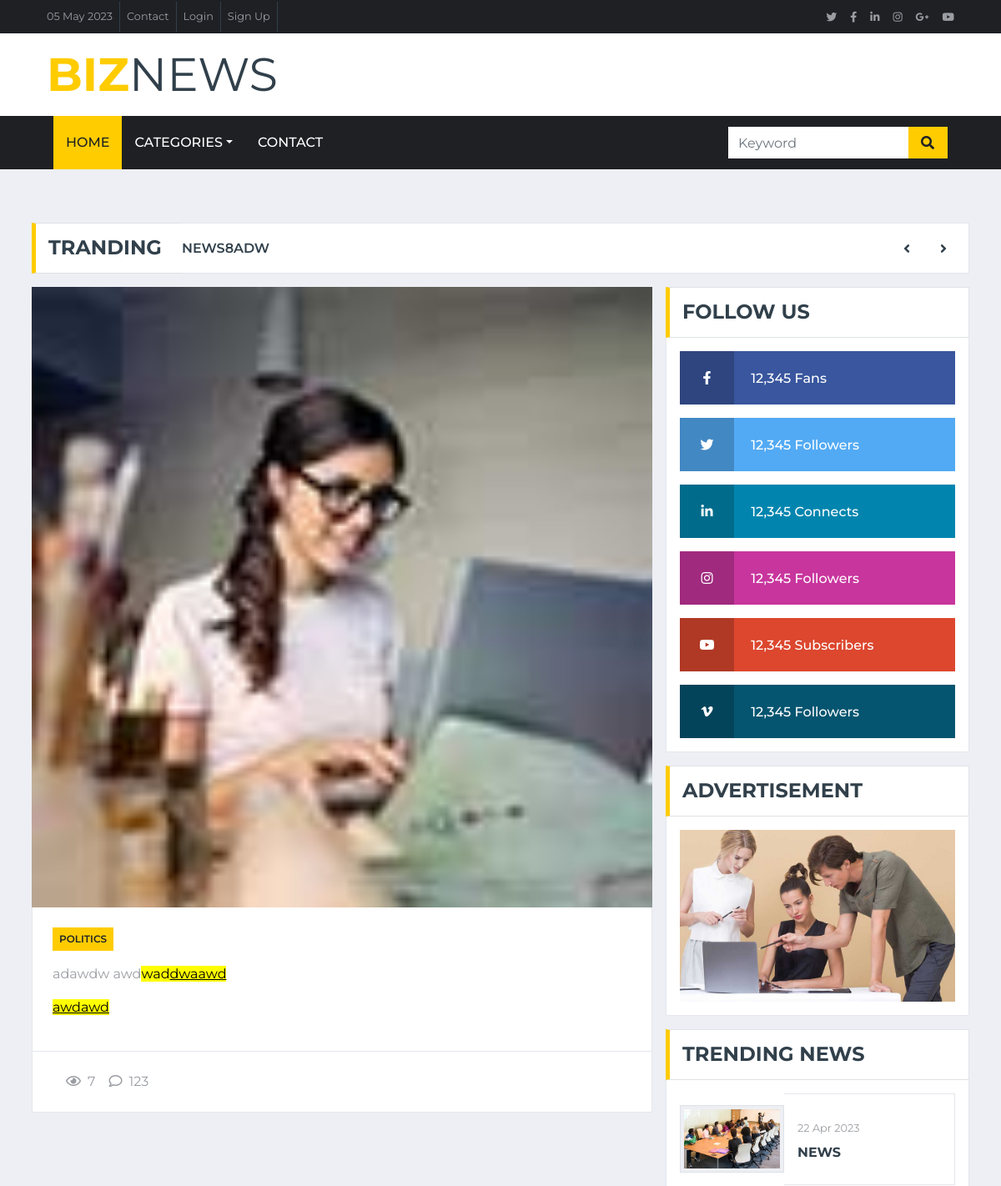
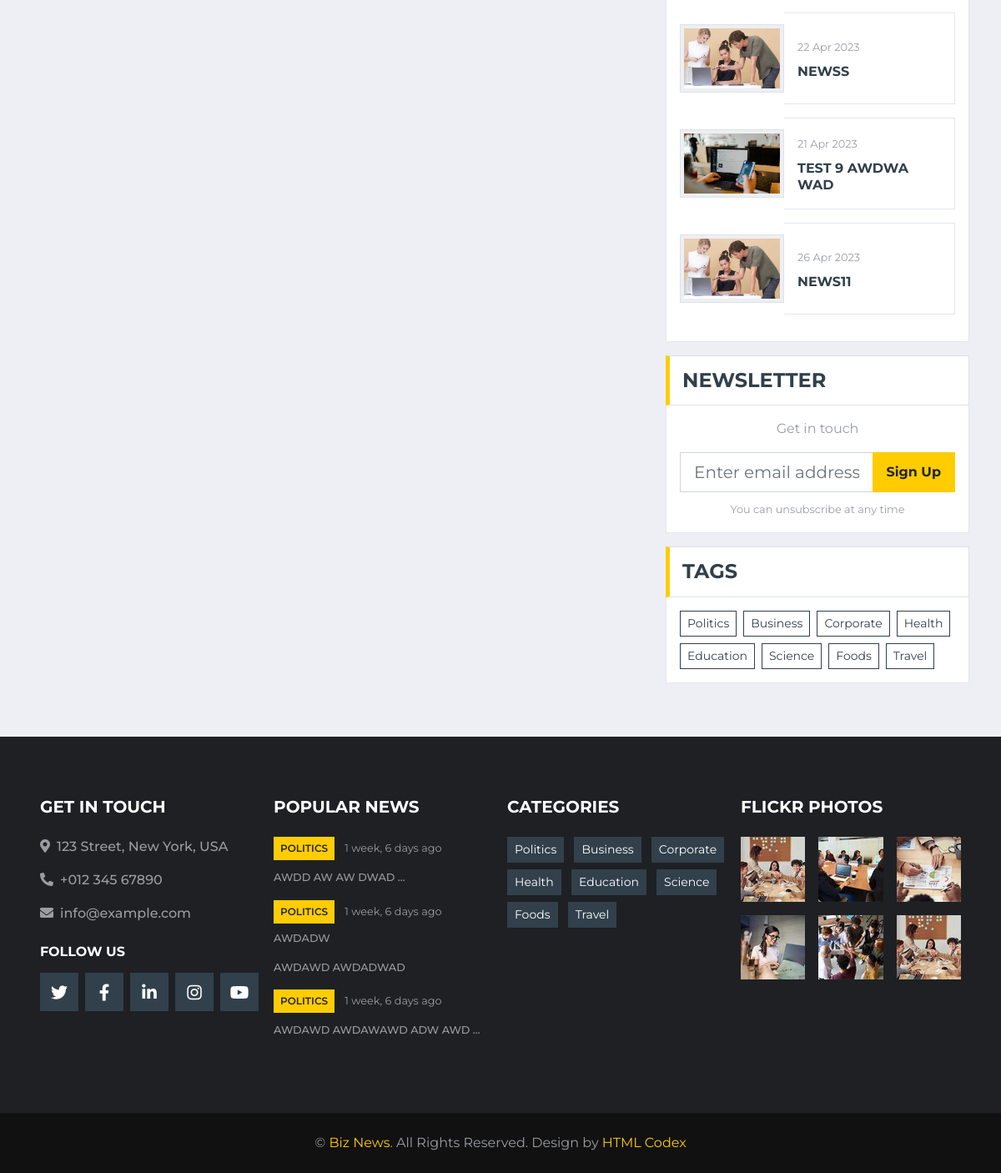
/single/2, run on the app's committed database (2 pictures, top to bottom).
### news/models.py (models this page shows, shortened)
class News(models.Model):
    image =models.ImageField(upload_to='blog/',default='blog/default.jpg')
    author = models.ForeignKey(User, on_delete=models.CASCADE,null=True)
    title = models.CharField(max_length=255)
    content = models.TextField()
    tags = TaggableManager()
    category =models.ManyToManyField(Category)
    counted_views = models.IntegerField(default=0)
    status = models.BooleanField(default=False)
    published_date = models.DateTimeField(null=True)
    created_date = models.DateTimeField(auto_now_add=True)
    updated_date = models.DateTimeField(auto_now=True)
    date_hierarchy = 'pub_date'
    class Meta:
         ordering=['-published_date']

class Category(models.Model):
    name=models.CharField(max_length=255)

### news/views.py (the view)
# urls.py: path('single/<int:id>',single_new,name='single'),
def single_new(request,id):
    latest_news=News.objects.filter(status=1).order_by('-counted_views')
    s_news=get_object_or_404(News,pk=id,status=1)
    s_news.counted_views+=1
    s_news.save()
    content={'s_news':s_news,'latest_news':latest_news}
    return render(request,'news/single.html',content)

### templates/news/single.html (shortened to what this page needs)
{%extends 'base.html'%}
{% load static%}
{%block body%}
<div class="container-fluid mt-5 mb-3 pt-3">
    <div class="container">
        <div class="row align-items-center">
            <div class="col-12">
                <div class="d-flex justify-content-between">
                    <div class="section-title border-right-0 mb-0" style="width: 180px;">
                        <h4 class="m-0 text-uppercase font-weight-bold">Tranding</h4>
                    </div>
                    <div class="owl-carousel tranding-carousel position-relative d-inline-flex align-items-center bg-white border border-left-0"
                        style="width: calc(100% - 180px); padding-right: 100px;">
                        {% for new in latest_news %}
                        {% if forloop.counter < 3 %} <div class="text-truncate"><a
                                class="text-secondary text-uppercase font-weight-semi-bold" href="">{{new.title}}</a>
                    </div>
                    {% endif %}
                    {% endfor %}
                </div>
            </div>
        </div>
    </div>
</div>
</div>
<div class="container-fluid">
    <div class="container">
        <div class="row">
            <div class="col-lg-8">
                <div class="position-relative mb-3">
                    <img class="img-fluid w-100" src="{{s_news.image.url}}" style="object-fit: cover;">
                    <div class="bg-white border border-top-0 p-4">
                        <div class="mb-3">
                            {% for cat in s_news.category.all %}
                            <a class="badge badge-primary text-uppercase font-weight-semi-bold p-2 mr-2"
                                href="">{{cat.name}}</a>
                            {% endfor %}
                        </div>
                        {{s_news.content|safe}}
                    </div>
                    <div class="d-flex justify-content-between bg-white border border-top-0 p-4">
                        <div class="d-flex align-items-center">
                            <span class="ml-3"><i class="far fa-eye mr-2"></i>{{s_news.counted_views}}</span>
                            <span class="ml-3"><i class="far fa-comment mr-2"></i>123</span>
                        </div>
                    </div>
                </div>
            </div>
            <div class="col-lg-4">
                {% include 'news/follow_us.html' %}
                {% include 'news/advertise.html' %}
                {% include 'news/latest_news.html' %}
                {% include 'news/newsLetter.html' %}
                {% include 'news/tags.html' %}
            </div>
        </div>
    </div>
</div>
{% endblock %}

### templates/base.html (shortened to what this page needs)
{% load static %}
{% load humanize %}
{% load compress %}
<!DOCTYPE html>
<html lang="en">
<head>
    {% compress css %}
    <link href="https://cdnjs.cloudflare.com/ajax/libs/font-awesome/5.15.0/css/all.min.css" rel="stylesheet">
    <link href="{% static 'lib/owlcarousel/assets/owl.carousel.min.css' %}" rel="stylesheet">
    <link href="{% static 'css/style.css' %}" rel="stylesheet">
    {% endcompress %}
</head>
<body>
    <div class="container-fluid d-none d-lg-block">
        <div class="row align-items-center bg-dark px-lg-5">
            <div class="col-lg-9">
                <nav class="navbar navbar-expand-sm bg-dark p-0">
                    <ul class="navbar-nav ml-n2">
                        <li class="nav-item border-right border-secondary">
                            <a class="nav-link text-body small" href="https://www.time.ir/">{% now "d M Y" %}</a>
                        </li>
                        <li class="nav-item border-right border-secondary">
                            <a class="nav-link text-body small" href="{% url 'news:contact' %}">Contact</a>
                        </li>
                        {% if request.user.is_authenticated %}
                        <li class="nav-item border-right border-secondary">
                            <a class="nav-link text-body small" href="{% url 'logout' %}">logged in as {{request.user.username}} (log out)</a>
                        </li>
                        {% else %}
                        <li class="nav-item border-right border-secondary">
                            <a class="nav-link text-body small" href="{% url 'login' %}">Login</a>
                        </li>
                        <li class="nav-item border-right border-secondary">
                            <a class="nav-link text-body small" href="{% url 'news:signup' %}">Sign Up</a>
                        </li>
                        {% endif %}
                    </ul>
                </nav>
            </div>
            <div class="col-lg-3 text-right d-none d-md-block">
                <nav class="navbar navbar-expand-sm bg-dark p-0">
                    <ul class="navbar-nav ml-auto mr-n2">
                        <li class="nav-item">
                            <a class="nav-link text-body" href="#"><small class="fab fa-twitter"></small></a>
                        </li>
                        <li class="nav-item">
                            <a class="nav-link text-body" href="#"><small class="fab fa-facebook-f"></small></a>
                        </li>
                        <li class="nav-item">
                            <a class="nav-link text-body" href="#"><small class="fab fa-linkedin-in"></small></a>
                        </li>
                        <li class="nav-item">
                            <a class="nav-link text-body" href="#"><small class="fab fa-instagram"></small></a>
                        </li>
                        <li class="nav-item">
                            <a class="nav-link text-body" href="#"><small class="fab fa-google-plus-g"></small></a>
                        </li>
                        <li class="nav-item">
                            <a class="nav-link text-body" href="#"><small class="fab fa-youtube"></small></a>
                        </li>
                    </ul>
                </nav>
            </div>
        </div>
        <div class="row align-items-center bg-white py-3 px-lg-5">
            <div class="col-lg-4">
                <a href="{% url 'news:home' %} " class="navbar-brand p-0 d-none d-lg-block">
                    <h1 class="m-0 display-4 text-uppercase text-primary">Biz<span class="text-secondary font-weight-normal">News</span></h1>
                </a>
            </div>
        </div>
    </div>
    <div class="container-fluid p-0">
        <nav class="navbar navbar-expand-lg bg-dark navbar-dark py-2 py-lg-0 px-lg-5">
            <div class="collapse navbar-collapse justify-content-between px-0 px-lg-3" id="navbarCollapse">
                <div class="navbar-nav mr-auto py-0">
                    <a href="{% url 'news:home' %}" class="nav-item nav-link active">Home</a>
                    <div class="nav-item dropdown">
                        <a href="#" class="nav-link dropdown-toggle" data-toggle="dropdown">categories</a>
                    </div>
                    <a href="{% url 'news:contact' %}" class="nav-item nav-link">Contact</a>
                </div>
            <form class="search-form" action="{% url 'news:search' %}" method="get">
                <div class="input-group ml-auto d-none d-lg-flex" style="width: 100%; max-width: 300px;">
                    <input type="text" name="searched_text" class="form-control border-0" placeholder="Keyword">
                    <div class="input-group-append">
                        <button class="input-group-text bg-primary text-dark border-0 px-3"><i
                                class="fa fa-search"></i></button>
                    </div>
                </div>
            </form>
            </div>
        </nav>
    </div>
    {%block body%}
    {%endblock%}
     <div class="container-fluid bg-dark pt-5 px-sm-3 px-md-5 mt-5">
        <div class="row py-4">
            <div class="col-lg-3 col-md-6 mb-5">
                <h5 class="mb-4 text-white text-uppercase font-weight-bold">Get In Touch</h5>
                <p class="font-weight-medium"><i class="fa fa-map-marker-alt mr-2"></i>123 Street, New York, USA</p>
                <p class="font-weight-medium"><i class="fa fa-phone-alt mr-2"></i>+012 345 67890</p>
                <p class="font-weight-medium"><i class="fa fa-envelope mr-2"></i>info@example.com</p>
                <h6 class="mt-4 mb-3 text-white text-uppercase font-weight-bold">Follow Us</h6>
                <div class="d-flex justify-content-start">
                    <a class="btn btn-lg btn-secondary btn-lg-square mr-2" href="#"><i class="fab fa-twitter"></i></a>
                    <a class="btn btn-lg btn-secondary btn-lg-square mr-2" href="#"><i class="fab fa-facebook-f"></i></a>
                    <a class="btn btn-lg btn-secondary btn-lg-square mr-2" href="#"><i class="fab fa-linkedin-in"></i></a>
                    <a class="btn btn-lg btn-secondary btn-lg-square mr-2" href="#"><i class="fab fa-instagram"></i></a>
                    <a class="btn btn-lg btn-secondary btn-lg-square" href="#"><i class="fab fa-youtube"></i></a>
                </div>
            </div>
            <div class="col-lg-3 col-md-6 mb-5">
                <h5 class="mb-4 text-white text-uppercase font-weight-bold">Popular News</h5>
                {% for new in latest_news %}
                {% if  forloop.counter < 4 %}
                <div class="mb-3">
                    <div class="mb-2">
                        {% for cat in new.category.all %}
                            <a class="badge badge-primary text-uppercase font-weight-semi-bold p-2 mr-2"
                            href="">{{cat.name}}</a>
                            {% endfor %}
                        <a class="text-body" href=""><small>{{new.created_date|naturaltime}}</small></a>
                    </div>
                    <a class="small text-body text-uppercase font-weight-medium" href="{% url 'news:single' id=new.id %}">{{new.content|safe|truncatewords:4}}</a>
                </div>
                {% endif %}
                {% endfor %}
            </div>
            <div class="col-lg-3 col-md-6 mb-5">
                <h5 class="mb-4 text-white text-uppercase font-weight-bold">Categories</h5>
                <div class="m-n1">
                    <a href="{% url 'news:category' category='Politics' %}" class="btn btn-sm btn-secondary m-1">Politics</a>
                    <a href="{% url 'news:category' category='Business' %}" class="btn btn-sm btn-secondary m-1">Business</a>
                    <a href="{% url 'news:category' category='Corporate' %}" class="btn btn-sm btn-secondary m-1">Corporate</a>
                    <a href="{% url 'news:category' category='Health' %}" class="btn btn-sm btn-secondary m-1">Health</a>
                    <a href="{% url 'news:category' category='Education' %}" class="btn btn-sm btn-secondary m-1">Education</a>
                    <a href="{% url 'news:category' category='Science' %}" class="btn btn-sm btn-secondary m-1">Science</a>
                    <a href="{% url 'news:category' category='Foods' %}" class="btn btn-sm btn-secondary m-1">Foods</a>
                    <a href="{% url 'news:category' category='Travel' %}" class="btn btn-sm btn-secondary m-1">Travel</a>
                </div>
            </div>
            <div class="col-lg-3 col-md-6 mb-5">
                <h5 class="mb-4 text-white text-uppercase font-weight-bold">Flickr Photos</h5>
                <div class="row">
                    <div class="col-4 mb-3">
                        <a href=""><img class="w-100" src="{% static 'img/news-110x110-1.jpg' %}" alt=""></a>
                    </div>
                    <div class="col-4 mb-3">
                        <a href=""><img class="w-100" src="{% static 'img/news-110x110-2.jpg' %}" alt=""></a>
                    </div>
                    <div class="col-4 mb-3">
                        <a href=""><img class="w-100" src="{% static 'img/news-110x110-3.jpg' %}" alt=""></a>
                    </div>
                    <div class="col-4 mb-3">
                        <a href=""><img class="w-100" src="{% static 'img/news-110x110-4.jpg' %}" alt=""></a>
                    </div>
                    <div class="col-4 mb-3">
                        <a href=""><img class="w-100" src="{% static 'img/news-110x110-5.jpg' %}" alt=""></a>
                    </div>
                    <div class="col-4 mb-3">
                        <a href=""><img class="w-100" src="{% static 'img/news-110x110-1.jpg' %}" alt=""></a>
                    </div>
                </div>
            </div>
        </div>
    </div>
    <div class="container-fluid py-4 px-sm-3 px-md-5" style="background: #111111;">
        <p class="m-0 text-center">&copy; <a href="{% url 'news:home' %}">Biz News</a>. All Rights Reserved.
		Design by <a href="https://htmlcodex.com">HTML Codex</a></p>
    </div>
</body>
</html>

### templates/news/latest_news.html (shortened to what this page needs)
<div class="mb-3">
    <div class="section-title mb-0">
        <h4 class="m-0 text-uppercase font-weight-bold">Trending News</h4>
    </div>
    <div class="bg-white border border-top-0 p-3">
        {% for new in latest_news %}
        {% if forloop.counter > 2 and forloop.counter < 7 %}
            <div class="d-flex align-items-center bg-white mb-3" style="height: 110px;">
                <img class="img-fluid img-thumbnail" src="{{new.image.url}}" width="125px"
                height="500px" alt="image did not loaded">
                <div class="w-100 h-100 px-3 d-flex flex-column justify-content-center border border-left-0">
                    <div class="mb-2">
                        <a class="text-body" href=""><small>{{new.created_date|date:"d M Y"}}</small></a>
                    </div>
                    <a class="h6 m-0 text-secondary text-uppercase font-weight-bold" href="">{{new.title}}</a>
                </div>
            </div>
        {% endif %}
        {% endfor %}
    </div>
</div>

### data on the page
News: title "NEWS8ADW", created_date "1 week, 6 days ago", content "AWDD AW AW DWAD …"
News: image (picture), content "adawdw awd wad dwaawd awdawd", counted_views "7"
Category: name "POLITICS"
News: image (picture), created_date "22 Apr 2023", title "NEWS", created_date "1 week, 6 days ago", content "AWDAWD AWDAWAWD ADW AWD …"
News: image (picture), created_date "22 Apr 2023", title "NEWSS"
News: image (picture), created_date "21 Apr 2023", title "TEST 9 AWDWA WAD"
News: image (picture), created_date "26 Apr 2023", title "NEWS11"
News: created_date "1 week, 6 days ago", content "AWDADW AWDAWD AWDADWAD"
